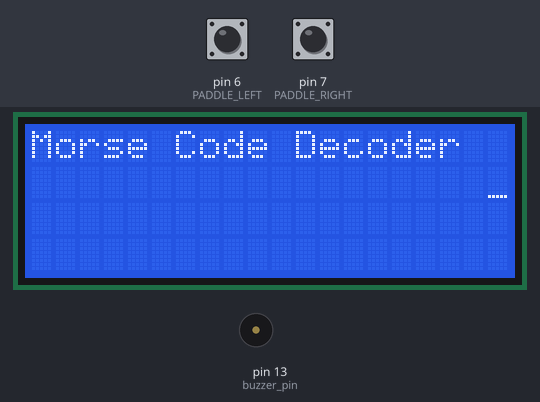
The sketch below on a simulated Arduino Uno, built with avr-gcc and run on an emulated ATmega328P. On the bench: 20×4 character LCD, buzzer (waves = sounding). The test bench sets the inputs (shaded band); at power-on: pin 6 (PADDLE_LEFT) HIGH, pin 7 (PADDLE_RIGHT) HIGH. What the sketch prints to the serial monitor is not drawn.

Above: at 1.2 s.
1.3 s: pin 6 (PADDLE_LEFT) pulled LOW for 3.2 s
At 4.81 s:
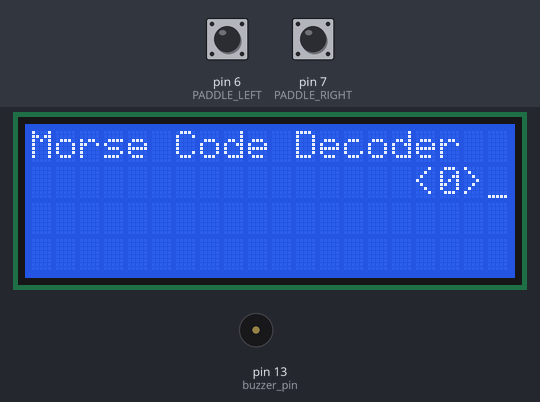
5.1 s: pin 7 (PADDLE_RIGHT) pulled LOW for 0.15 s
At 5.67 s:
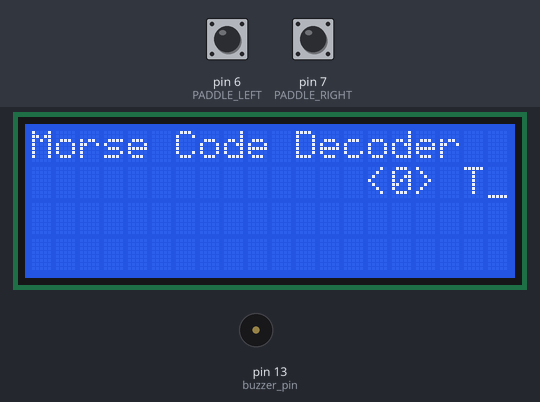
5.8 s: pin 6 (PADDLE_LEFT) pulled LOW for 0.15 s
At 6.23 s:
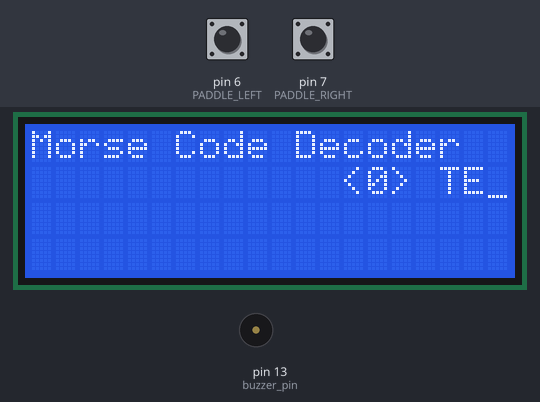
6.5 s: pin 7 (PADDLE_RIGHT) pulled LOW for 1 s
At 7.84 s:
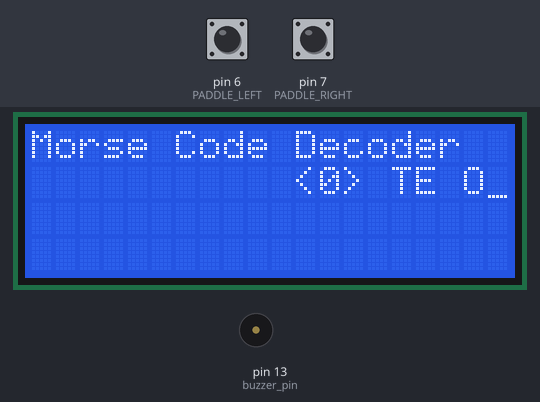
8.1 s: pin 6 (PADDLE_LEFT) pulled LOW for 1 s
At 9.45 s:
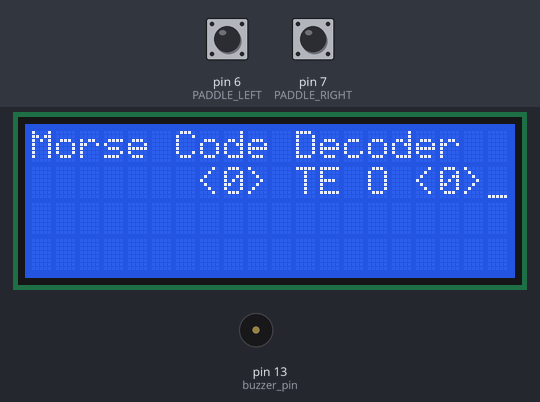
9.7 s: pin 7 (PADDLE_RIGHT) pulled LOW for 0.15 s
At 10.7 s:
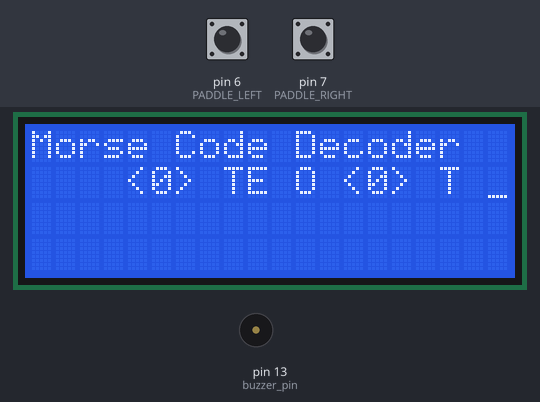
Timing chart, 0 to 11.4 s (numbered marks = the images above; inputs shaded):
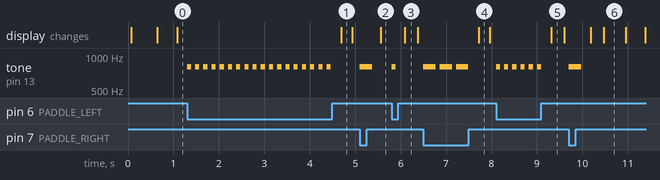

The sketch:

cw.ino
```cpp
#include <Arduino_FreeRTOS.h>
#include <LiquidCrystal.h>

#define LCD_RS 12
#define LCD_EN 11
#define LCD_D4 5
#define LCD_D5 4
#define LCD_D6 3
#define LCD_D7 2

#define BUZZER 13
#define TONE_FREQ 800

#define PADDLE_LEFT 6
#define PADDLE_RIGHT 7

#define LCD_WIDTH 20
#define LCD_HEIGHT 4

#define LCD_OUTPUT_SIZE LCD_WIDTH

#define MORSE_TABLE_SIZE 0b10000000

static __attribute__((noreturn)) void panic()
{
  while (true) {
    // hang
  }
}

static const unsigned wpm = 13;
static const unsigned dit_ms = 1000 * 60 / (wpm * 50);

static void task_update_lcd(void *args);
static void task_cw(void *args);
static void task_check_paddles(void *args);

enum class paddles_state_t {
  IDLE,
  LEFT,
  RIGHT,
  BOTH_LEFT_FIRST,
  BOTH_RIGHT_FIRST,
};

enum class buzzer_state_t {
  IDLE,
  DIT,
  DAH,
};

struct cw_ctx
{
  enum paddles_state_t paddles_state = paddles_state_t::IDLE;
  char lcd_output[LCD_OUTPUT_SIZE];
  unsigned lcd_offset = 0;
};

static TickType_t ms2ticks(unsigned long ms)
{
  return ms / portTICK_PERIOD_MS;
}

static struct cw_ctx ctx;

static char morse_table[MORSE_TABLE_SIZE] = {};

static void init_morse_table(char *morse_table)
{
  morse_table[0b0000101] = 'A';
  morse_table[0b0011000] = 'B';
  morse_table[0b0011010] = 'C';
  morse_table[0b0001100] = 'D';
  morse_table[0b0000010] = 'E';
  morse_table[0b0010010] = 'F';
  morse_table[0b0001110] = 'G';
  morse_table[0b0010000] = 'H';
  morse_table[0b0000100] = 'I';
  morse_table[0b0010111] = 'J';
  morse_table[0b0001101] = 'K';
  morse_table[0b0010100] = 'L';
  morse_table[0b0000111] = 'M';
  morse_table[0b0000110] = 'N';
  morse_table[0b0001111] = 'O';
  morse_table[0b0010110] = 'P';
  morse_table[0b0011101] = 'Q';
  morse_table[0b0001010] = 'R';
  morse_table[0b0001000] = 'S';
  morse_table[0b0000011] = 'T';
  morse_table[0b0001001] = 'U';
  morse_table[0b0010001] = 'V';
  morse_table[0b0001011] = 'W';
  morse_table[0b0011001] = 'X';
  morse_table[0b0011011] = 'Y';
  morse_table[0b0011100] = 'Z';
  morse_table[0b0111111] = '0';
  morse_table[0b0101111] = '1';
  morse_table[0b0100111] = '2';
  morse_table[0b0100011] = '3';
  morse_table[0b0100001] = '4';
  morse_table[0b0100000] = '5';
  morse_table[0b0110000] = '6';
  morse_table[0b0111000] = '7';
  morse_table[0b0111100] = '8';
  morse_table[0b0111110] = '9';
}

void setup()
{
  Serial.begin(9600);
  while (!Serial) {
  }

  init_morse_table(morse_table);

  xTaskCreate(task_update_lcd , "update_lcd", 128, &ctx, 6, NULL);
  xTaskCreate(task_cw , "cw", 128, &ctx, 6, NULL);
  xTaskCreate(task_check_paddles , "check_paddles", 128, &ctx, 6, NULL);
}

void loop()
{
  // empty
}

void task_update_lcd(void *args)
{
  struct cw_ctx *ctx = (struct cw_ctx *)args;

  LiquidCrystal lcd(LCD_RS, LCD_EN, LCD_D4, LCD_D5, LCD_D6, LCD_D7);

  for (int i = 0; i < LCD_OUTPUT_SIZE; i++) {
    ctx->lcd_output[i] = ' ';
  }

  lcd.begin(LCD_WIDTH, LCD_HEIGHT);
  lcd.print("Morse Code Decoder");
  lcd.cursor();

  while (true) {
    lcd.setCursor(0, 1);
    for (uint16_t offset = (ctx->lcd_offset + 1) % LCD_OUTPUT_SIZE;
         offset != ctx->lcd_offset;
         offset = (offset + 1) % LCD_OUTPUT_SIZE) {
      lcd.print(ctx->lcd_output[offset]);
    }
    vTaskDelay(ms2ticks(50));
  }
}

static void play_dit(uint16_t buzzer_pin)
{
  tone(buzzer_pin, TONE_FREQ);
  vTaskDelay(ms2ticks(dit_ms));
  noTone(buzzer_pin);
  vTaskDelay(ms2ticks(dit_ms));
}

static void play_dah(uint16_t buzzer_pin)
{
  tone(buzzer_pin, TONE_FREQ);
  vTaskDelay(ms2ticks(3 * dit_ms));
  noTone(buzzer_pin);
  vTaskDelay(ms2ticks(dit_ms));
}

static void append_char_real(struct cw_ctx *ctx, char c)
{
  ctx->lcd_output[ctx->lcd_offset] = c;
  ctx->lcd_offset = (ctx->lcd_offset + 1) % LCD_OUTPUT_SIZE;

  // also print to serial
  Serial.print(c);
}

static void append_string(struct cw_ctx *ctx, const char *c)
{
  while (*c) {
    append_char_real(ctx, *c);
    c++;
  }
}

static void append_char(struct cw_ctx *ctx, char c)
{
  if (c == '\0') {
    append_string(ctx, "<0>");
  } else {
    append_char_real(ctx, c);
  }
}

static void task_cw(void *args)
{
  struct cw_ctx *ctx = (struct cw_ctx *)args;
  uint16_t buzzer_pin = BUZZER;
  enum buzzer_state_t buzzer_state = buzzer_state_t::IDLE;
  unsigned long last_buzzer_ms = 0;
  bool output_done = true;
  bool space_done = true;

  pinMode(buzzer_pin, OUTPUT);

  uint16_t code = 0b1;
  while (true) {
    switch (ctx->paddles_state) {
    case paddles_state_t::IDLE:
      buzzer_state = buzzer_state_t::IDLE;
      break;

    case paddles_state_t::LEFT:
      buzzer_state = buzzer_state_t::DIT;
      break;

    case paddles_state_t::RIGHT:
      buzzer_state = buzzer_state_t::DAH;
      break;

    case paddles_state_t::BOTH_LEFT_FIRST:
    case paddles_state_t::BOTH_RIGHT_FIRST:
      if (buzzer_state == buzzer_state_t::DIT) {
        buzzer_state = buzzer_state_t::DAH;
      } else if (buzzer_state == buzzer_state_t::DAH) {
        buzzer_state = buzzer_state_t::DIT;
      } else if (ctx->paddles_state == paddles_state_t::BOTH_LEFT_FIRST) {
        buzzer_state = buzzer_state_t::DIT;
      } else if (ctx->paddles_state == paddles_state_t::BOTH_RIGHT_FIRST) {
        buzzer_state = buzzer_state_t::DAH;
      }
      break;

    default:
      panic();
      break;
    }

    switch (buzzer_state) {
    case buzzer_state_t::DIT:
      output_done = false;
      space_done = false;
      code = (code << 1) | 0b0;
      play_dit(buzzer_pin);
      last_buzzer_ms = millis();
      break;

    case buzzer_state_t::DAH:
      output_done = false;
      space_done = false;
      code = (code << 1) | 0b1;
      play_dah(buzzer_pin);
      last_buzzer_ms = millis();
      break;

    case buzzer_state_t::IDLE:
    default:
      unsigned long interval_ms = millis() - last_buzzer_ms;
      if (!output_done && interval_ms > dit_ms) {
        output_done = true;
        char c = '\0';
        if (code < MORSE_TABLE_SIZE) {
          c = morse_table[code];
        }
        append_char(ctx, c);
        code = 0b1;
      }

      if (!space_done && interval_ms > 4 * dit_ms) {
        space_done = true;
        append_char(ctx, ' ');
      }
      // continue
      break;
    }
    taskYIELD();
  }
}

void task_check_paddles(void *args)
{
  struct cw_ctx *ctx = (struct cw_ctx *)args;

  pinMode(PADDLE_LEFT, INPUT_PULLUP);
  pinMode(PADDLE_RIGHT, INPUT_PULLUP);

  while (true) {
    bool left = (digitalRead(PADDLE_LEFT) == LOW);
    bool right = (digitalRead(PADDLE_RIGHT) == LOW);
    if (!left && !right) {
      ctx->paddles_state = paddles_state_t::IDLE;
    } else if (left && right) {
      if (ctx->paddles_state == paddles_state_t::RIGHT) {
        ctx->paddles_state = paddles_state_t::BOTH_RIGHT_FIRST;
      } else if (ctx->paddles_state == paddles_state_t::LEFT ||
                 ctx->paddles_state == paddles_state_t::IDLE) {
        ctx->paddles_state = paddles_state_t::BOTH_LEFT_FIRST;
      } else {
        // keep current state
      }
    } else if (left) {
      ctx->paddles_state = paddles_state_t::LEFT;
    } else if (right) {
      ctx->paddles_state = paddles_state_t::RIGHT;
    } else {
      panic();
    }
    taskYIELD();
  }
}
```

Measured:
- after the input at 1.3 s, tone on pin 13 (buzzer_pin): alternates 800 Hz for 0.09 s and silent for 0.09 s, 36 changes in all, then stays silent, starting at once; the display: changes after 3.4 s (image 1)
- after the input at 5.1 s, tone on pin 13 (buzzer_pin): silent → 800 Hz at once, → silent 0.27 s later; the display: changes after 0.46 s (image 2)
- after the input at 5.8 s, tone on pin 13 (buzzer_pin): silent → 800 Hz at once, → silent 0.09 s later; the display: changes after 0.29 s (image 3)
- after the input at 6.5 s, tone on pin 13 (buzzer_pin): alternates 800 Hz for 0.27 s and silent for 0.09 s, starting at once; the display: changes after 1.2 s (image 4)
- after the input at 8.1 s, tone on pin 13 (buzzer_pin): alternates 800 Hz for 0.09 s and silent for 0.09 s, 12 changes in all, then stays silent, starting at once; the display: changes after 1.2 s (image 5)
- after the input at 9.7 s, tone on pin 13 (buzzer_pin): silent → 800 Hz at once, → silent 0.27 s later; the display: first changes after 0.48 s (image 6 shows a later state)
